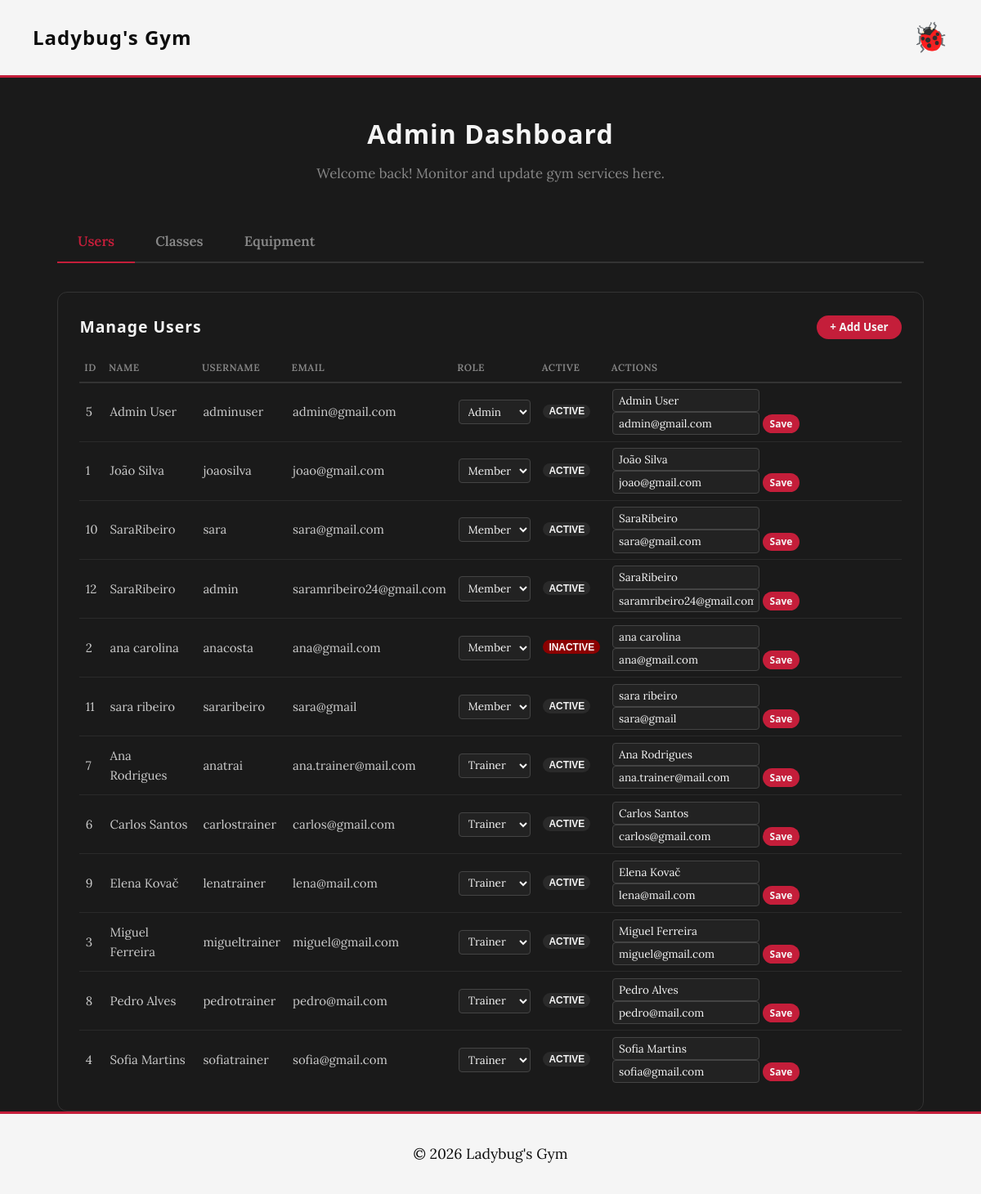
Before: /pages/dashboard.php?tab=users (signed in) with the older database file.
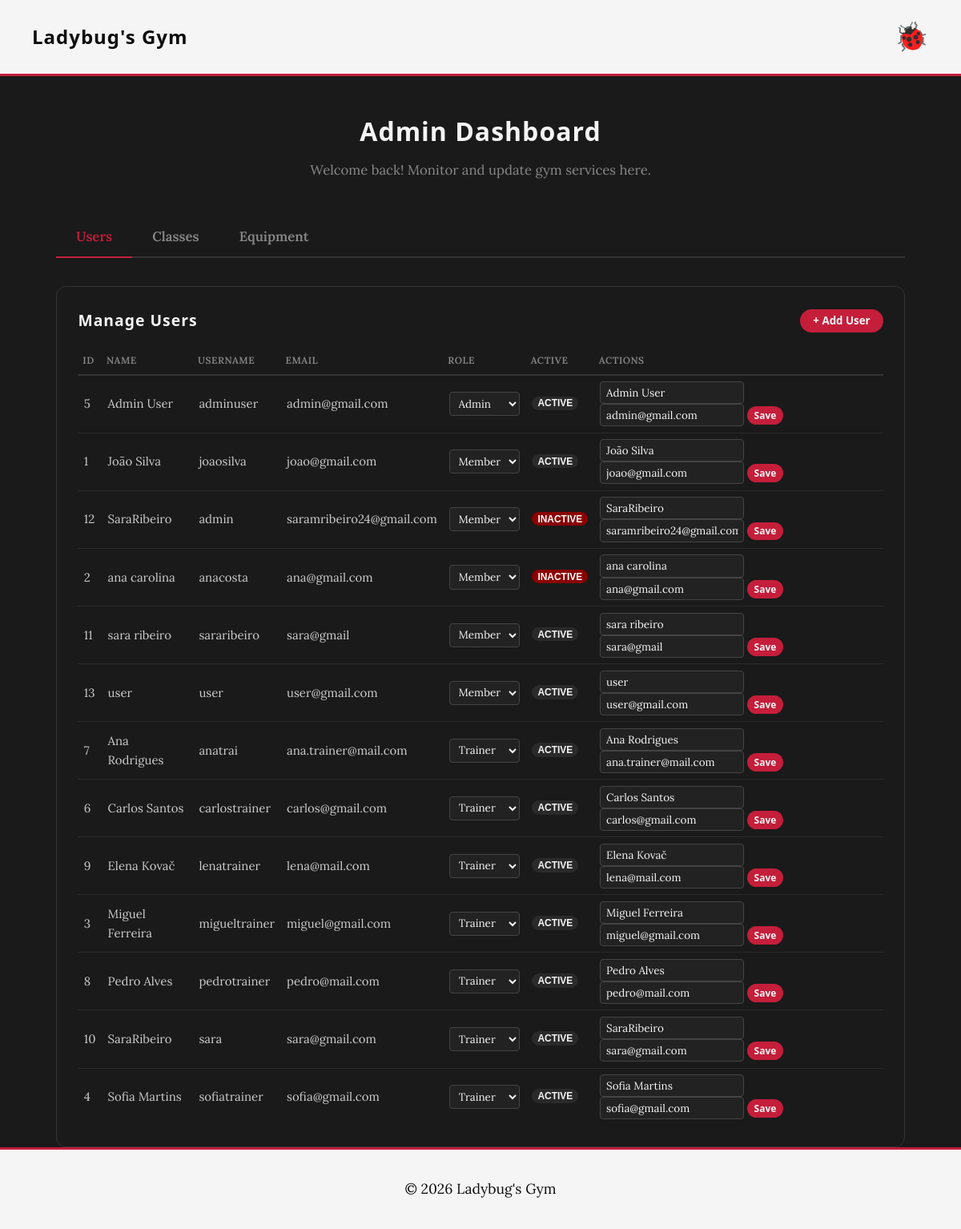
After: the same page with the newer database file.
### tables this page shows
CREATE TABLE users (
    id INTEGER PRIMARY KEY AUTOINCREMENT,
    username VARCHAR(50) UNIQUE NOT NULL,
    email VARCHAR(100) UNIQUE NOT NULL,
    password_hash TEXT NOT NULL,
    name TEXT NOT NULL,
    role TEXT CHECK(role IN ('member', 'trainer', 'admin')) NOT NULL DEFAULT 'member',
    profile_photo TEXT,
    active INTEGER NOT NULL DEFAULT 1 CHECK(active IN (0,1)),
    created_at TEXT DEFAULT CURRENT_TIMESTAMP,
    plan_id INTEGER REFERENCES plans(id) ON DELETE SET NULL
);

### pages/dashboard.php (called while the page is built, shortened)
<?php
require_once(__DIR__ . '/../templates/common.tpl.php');
require_once(__DIR__ . '/../templates/dashboard.tpl.php');
require_once(__DIR__ . '/../database/user.class.php');
$db     = getDatabaseConnection();
$role   = Session::getUserRole();
$userId = Session::getUserId();
$tab = $_GET['tab'] ?? (($role === 'admin') ? 'users' : 'trainer_profile');
$users         = [];
$equipment     = [];
$nutritionPlans = [];
$classes       = [];
$trainers      = [];
$bio           = '';
$specializations = '';
$certifications  = '';
if ($tab === 'users' && $role === 'admin') {
    $users = User::getAllUsers($db);
}
elseif ($tab === 'equipment' && $role === 'admin') {
    $equipment = ClassSchedule::getAllEquipment($db);
}
drawDashboardMain($role, $tab, $classes, $trainers, $users, $equipment, $nutritionPlans, $db, $userId, $bio, $specializations, $certifications);
?>

### database/user.class.php (called while the page is built, shortened)
<?php
class User {
    public static function getAllUsers(?PDO $db = null): array {
        $db = $db ?? getDatabaseConnection();
        $stmt = $db->query('
            SELECT u.id, u.username, u.email, u.name, u.role, u.active, u.profile_photo, u.created_at, p.name AS plan_name
            FROM users u
            LEFT JOIN plans p ON u.plan_id = p.id
            ORDER BY u.role ASC, u.name ASC
        ');
        return $stmt->fetchAll(PDO::FETCH_ASSOC);
    }
}
?>

### templates/dashboard.tpl.php (the view, shortened to what the changed rows need)
<?php
function drawDashboardMain(string $role, string $tab, array $classes, array $trainers, array $users, array $equipment, array $nutritionPlans, PDO $db, int $userId, string $bio, string $specializations, string $certifications): void {
    ?>
    <main class="container" style="padding-top: 1em;">
        <div class="page-header">
            <h2><?= htmlspecialchars(ucfirst($role)) ?> Dashboard</h2>
        </div>
        <?php drawDashboardTabs($tab, $role);
        if ($tab === 'users' && $role === 'admin') {
            drawManageUsers($users);
        } elseif ($tab === 'equipment' && $role === 'admin') {
            drawManageEquipment($equipment);
        } elseif ($tab === 'classes') {
            drawManageClasses($classes, $trainers, $db, $role, $userId);
        } elseif ($tab === 'nutrition' && $role === 'trainer') {
            drawTrainerNutritionPlans($nutritionPlans);
        } ?>
    </main>
    <?php
}
function drawDashboardTabs(string $currentTab, string $role): void { ?>
<?php }
function drawManageUsers(array $users): void { ?>
    <section class="admin-section">
        <div class="admin-table-wrap">
            <table class="admin-table">
                <thead>
                    <tr><th>ID</th><th>Name</th><th>Username</th><th>Email</th><th>Role</th><th>Active</th><th>Actions</th></tr>
                </thead>
                <tbody>
                    <?php foreach ($users as $u): ?>
                    <tr>
                        <td><?= (int)$u['id'] ?></td>
                        <td><?= htmlspecialchars($u['name']) ?></td>
                        <td><?= htmlspecialchars($u['username']) ?></td>
                        <td><?= htmlspecialchars($u['email']) ?></td>
                        <td>
                            <form action="../actions/action_admin_users.php" method="post" style="display:inline">
                                <select name="role" onchange="this.form.submit()">
                                    <option value="member"  <?= $u['role'] === 'member'  ? 'selected' : '' ?>>Member</option>
                                    <option value="trainer" <?= $u['role'] === 'trainer' ? 'selected' : '' ?>>Trainer</option>
                                    <option value="admin"   <?= $u['role'] === 'admin'   ? 'selected' : '' ?>>Admin</option>
                                </select>
                            </form>
                        </td>
                        <td>
                            <form action="../actions/action_admin_users.php" method="post" style="display:inline">
                                <button class="badge badge-<?= $u['active'] ? 'active' : 'inactive' ?>"><?= $u['active'] ? 'Active' : 'Inactive' ?></button>
                            </form>
                        </td>
                        <td>
                            <form action="../actions/action_admin_users.php" method="post" style="display:inline">
                                <input type="text"  name="name"  value="<?= htmlspecialchars($u['name'])  ?>" class="inline-input" required>
                                <input type="email" name="email" value="<?= htmlspecialchars($u['email']) ?>" class="inline-input" required>
                                <button class="button button-small">Save</button>
                            </form>
                        </td>
                    </tr>
                    <?php endforeach; ?>
                </tbody>
            </table>
        </div>
    </section>
<?php }
    ?>

Changed rows visible on the page:
changed users "admin": active "ACTIVE" → "INACTIVE"
added users: id "13", name "user", username "user", email "user@gmail.com", role "Member", active "ACTIVE"
changed users "sara": role "Member" → "Trainer"; moves down the list
